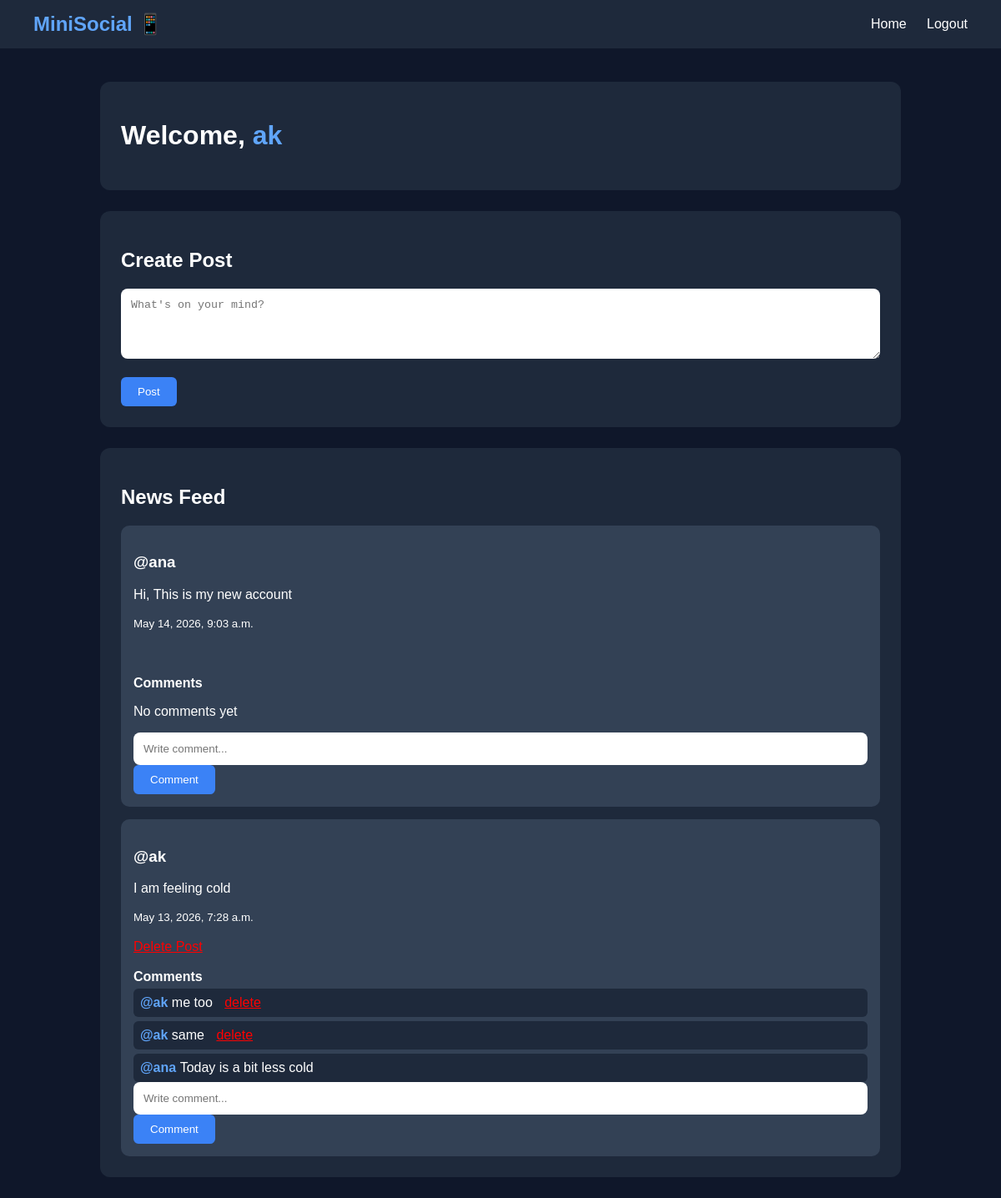
Screenshot of / (signed in) with the database file from the repository.
### posts/models.py (models this page shows, shortened)
class Post(models.Model):
    user=models.ForeignKey(User,on_delete=models.CASCADE)
    content=models.TextField()
    created_at=models.DateTimeField(auto_now_add=True)

### interactions/models.py (models this page shows, shortened)
class Comment(models.Model):
    user=models.ForeignKey(User,on_delete=models.CASCADE)
    post=models.ForeignKey(Post, on_delete=models.CASCADE,related_name="comments")
    content=models.TextField()
    created_at=models.DateTimeField(auto_now_add=True)

### accounts/views.py (the view)
# urls.py: path('', views.home,name="home"),
def home(request):
    if request.user.is_anonymous:
        return redirect("login")
    posts=Post.objects.all().order_by("-created_at") #- means newest first
    liked_posts = Like.objects.filter(user=request.user).values_list('post_id', flat=True)
    return render(request, "home.html", {
    "posts": posts,
    "liked_posts": liked_posts
})

### templates/home.html (shortened to what this page needs)
<!DOCTYPE html>
<html lang="en">
<head>
</head>
<body>
<div class="navbar">
    <div class="logo">MiniSocial 📱</div>
    <div class="nav-links">
        <a href="/">Home</a>
        <a href="{% url 'logout' %}">Logout</a>
    </div>
</div>
<div class="container">
    <div class="welcome-box">
        <h1>
            Welcome,
            <a href="/profile/{{ user.username }}/"
               style="color:#60a5fa; text-decoration:none;">
                {{ user.username }}
            </a>
        </h1>
    </div>
    <div class="feed-box">
        <h2>Create Post</h2>
        <form method="POST" action="/posts/create/">
            <textarea name="content" placeholder="What's on your mind?" rows="4"></textarea>
            <br><br>
            <button type="submit">Post</button>
        </form>
    </div>
    <div class="feed-box">
        <h2>News Feed</h2>
        {% for post in posts %}
        <div class="post">
            <h3>@{{ post.user.username }}</h3>
            <p>{{ post.content }}</p>
            <small>{{ post.created_at }}</small>
            <br><br>
            {% if request.user == post.user %}
                <a href="/interactions/delete/{{ post.id }}/"
                   onclick="return confirm('Delete this post?')"
                   style="color:red;">
                </a>
            {% endif %}
            <br><br>
            <b>Comments</b>
            {% for comment in post.comments.all %}
                <div style="background:#1e293b; padding:8px; margin-top:5px; border-radius:6px;">
                    <b style="color:#60a5fa;">
                        @{{ comment.user.username }}
                    </b>
                    {{ comment.content }}
                    {% if request.user == comment.user %}
                        <a href="/interactions/comment/delete/{{ comment.id }}/"
                           onclick="return confirm('Delete comment?')"
                           style="color:red; margin-left:10px;">
                            delete
                        </a>
                    {% endif %}
                </div>
            {% empty %}
                <p>No comments yet</p>
            {% endfor %}
            <form method="POST" action="/interactions/comment/{{ post.id }}/">
                <input type="text" name="content" placeholder="Write comment...">
                <button type="submit">Comment</button>
            </form>
        </div>
        {% endfor %}
    </div>
</div>
</body>
</html>

### templates/home.html (style rules this page uses)
body { margin:0; font-family:Arial,sans-serif; background:#0f172a; color:white; }
.navbar { background:#1e293b; padding:15px 40px; display:flex; justify-content:space-between; align-items:center; }
.logo { font-size:24px; font-weight:bold; color:#60a5fa; }
.nav-links a { color:white; text-decoration:none; margin-left:20px; }
.container { width:80%; margin:auto; margin-top:40px; }
.welcome-box, .feed-box { background:#1e293b; padding:25px; border-radius:12px; margin-bottom:25px; }
textarea, input { width:100%; padding:12px; border:none; border-radius:8px; outline:none; box-sizing:border-box; }
button { padding:10px 20px; border:none; border-radius:6px; background:#3b82f6; color:white; cursor:pointer; }
.post { background:#334155; padding:15px; border-radius:10px; margin-top:15px; }

### rows the page displays
Post: user.username "ana", content "Hi, This is my new account", created_at "May 14, 2026, 9:03 a.m."
Post: user.username "ak", content "I am feeling cold", created_at "May 13, 2026, 7:28 a.m."
Comment: user.username "ak", content "me too"
Comment: user.username "ak", content "same"
Comment: user.username "ana", content "Today is a bit less cold"

### other values shown
{{ user.username }} "ak"
